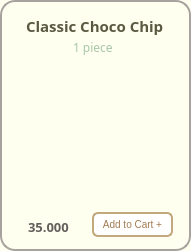
       <widget class="QFrame" name="frame_cookclassicchoco">
        <property name="geometry">
         <rect>
          <x>10</x>
          <y>10</y>
          <width>191</width>
          <height>251</height>
         </rect>
        </property>
        <property name="font">
         <font>
          <family>Mongolian Baiti</family>
         </font>
        </property>
        <property name="styleSheet">
         <string notr="true">background-color:#FFFFF0;
border-radius: 15px; 
border: 2px solid #A8A29E ;</string>
        </property>
        <property name="frameShape">
         <enum>QFrame::StyledPanel</enum>
        </property>
        <property name="frameShadow">
         <enum>QFrame::Raised</enum>
        </property>
        <widget class="QLabel" name="label_cookies_classic_choco">
         <property name="geometry">
          <rect>
           <x>20</x>
           <y>60</y>
           <width>141</width>
           <height>131</height>
          </rect>
         </property>
         <property name="sizePolicy">
          <sizepolicy hsizetype="Fixed" vsizetype="Fixed">
           <horstretch>25</horstretch>
           <verstretch>25</verstretch>
          </sizepolicy>
         </property>
         <property name="minimumSize">
          <size>
           <width>25</width>
           <height>25</height>
          </size>
         </property>
         <property name="maximumSize">
          <size>
           <width>16777215</width>
           <height>16777215</height>
          </size>
         </property>
         <property name="sizeIncrement">
          <size>
           <width>3</width>
           <height>0</height>
          </size>
         </property>
         <property name="styleSheet">
          <string notr="true">border:0px;
border-radius:0px;
background-color: transparent</string>
         </property>
         <property name="frameShape">
          <enum>QFrame::WinPanel</enum>
         </property>
         <property name="text">
          <string/>
         </property>
         <property name="pixmap">
          <pixmap>../images/classic_choco_chip.png</pixmap>
         </property>
         <property name="scaledContents">
          <bool>true</bool>
         </property>
        </widget>
        <widget class="QLabel" name="label_classic_choco">
         <property name="geometry">
          <rect>
           <x>26</x>
           <y>16</y>
           <width>145</width>
           <height>20</height>
          </rect>
         </property>
         <property name="sizePolicy">
          <sizepolicy hsizetype="Fixed" vsizetype="Fixed">
           <horstretch>0</horstretch>
           <verstretch>0</verstretch>
          </sizepolicy>
         </property>
         <property name="font">
          <font>
           <family>Mongolian Baiti</family>
           <pointsize>11</pointsize>
           <weight>75</weight>
           <bold>true</bold>
          </font>
         </property>
         <property name="styleSheet">
          <string notr="true">border-radius: 0px;
border:0px solid;
color:#5A5A42</string>
         </property>
         <property name="text">
          <string>Classic Choco Chip</string>
         </property>
        </widget>
        <widget class="QLabel" name="label_classic_choco_size">
         <property name="geometry">
          <rect>
           <x>73</x>
           <y>39</y>
           <width>51</width>
           <height>16</height>
          </rect>
         </property>
         <property name="font">
          <font>
           <family>Mongolian Baiti</family>
           <pointsize>9</pointsize>
          </font>
         </property>
         <property name="styleSheet">
          <string notr="true">color: #A7C7A7;
border:0px</string>
         </property>
         <property name="text">
          <string>1 piece</string>
         </property>
        </widget>
        <widget class="QLabel" name="label_classic_choco_price_2">
         <property name="geometry">
          <rect>
           <x>28</x>
           <y>219</y>
           <width>81</width>
           <height>16</height>
          </rect>
         </property>
         <property name="font">
          <font>
           <family>Mongolian Baiti</family>
           <pointsize>10</pointsize>
           <weight>75</weight>
           <bold>true</bold>
          </font>
         </property>
         <property name="styleSheet">
          <string notr="true">border:0px;
color: rgb(98, 94, 92);
</string>
         </property>
         <property name="text">
          <string>35.000</string>
         </property>
        </widget>
        <widget class="QPushButton" name="pushButton_add19">
         <property name="geometry">
          <rect>
           <x>92</x>
           <y>212</y>
           <width>81</width>
           <height>25</height>
          </rect>
         </property>
         <property name="maximumSize">
          <size>
           <width>16777207</width>
           <height>16777215</height>
          </size>
         </property>
         <property name="font">
          <font>
           <pointsize>-1</pointsize>
          </font>
         </property>
         <property name="styleSheet">
          <string notr="true">QPushButton {
    background-color: white;
    color: #A37B50;
    border: 2px solid #C2A87E;
    border-radius: 6px;
    padding: 4px 5px;
    font-size: 10px;
}

QPushButton:hover {
    background-color: #F7F3EF;
}

QPushButton:pressed {
    background-color: #E6D5C3;
}
</string>
         </property>
         <property name="text">
          <string>Add to Cart +</string>
         </property>
        </widget>
       </widget>
